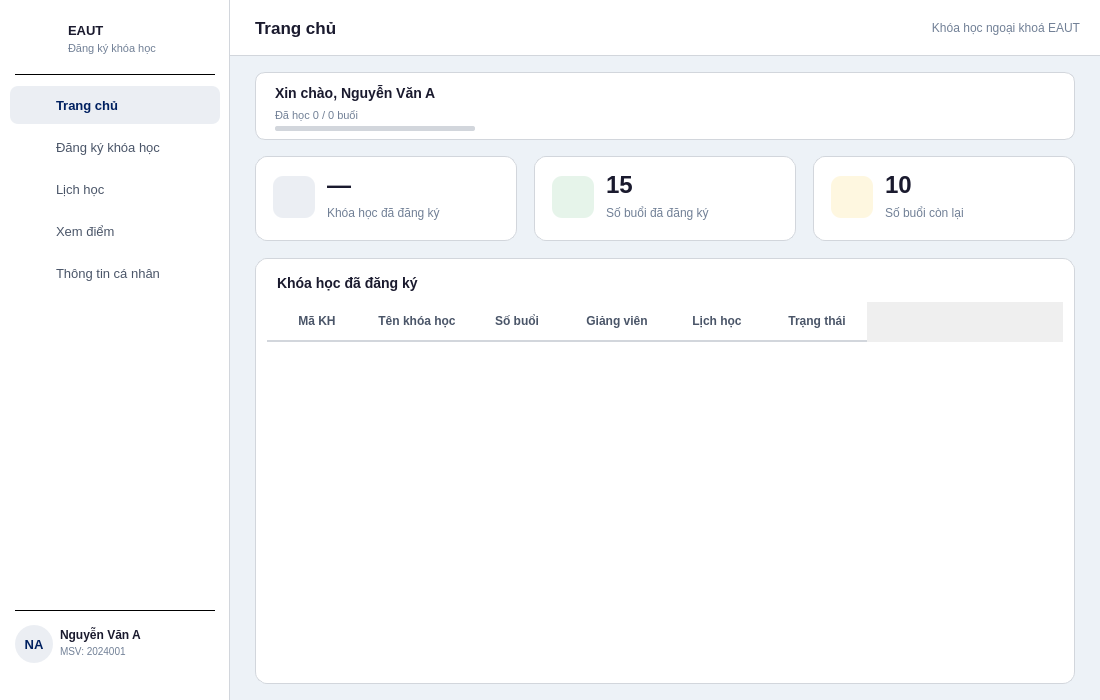
<?xml version="1.0" encoding="UTF-8"?>
<ui version="4.0">
 <class>DashboardStudent</class>
 <widget class="QWidget" name="DashboardStudent">
  <property name="geometry"><rect><x>0</x><y>0</y><width>1100</width><height>700</height></rect></property>
  <property name="minimumSize"><size><width>1100</width><height>700</height></size></property>
  <property name="windowTitle"><string>EAUT - Dashboard Học viên</string></property>
  <property name="styleSheet"><string notr="true">QWidget#DashboardStudent { background: #edf2f7; }</string></property>

  <!-- ===== SIDEBAR ===== -->
  <widget class="QFrame" name="sidebar">
   <property name="geometry"><rect><x>0</x><y>0</y><width>230</width><height>700</height></rect></property>
   <property name="styleSheet"><string notr="true">QFrame#sidebar { background: #ffffff; border-right: 1px solid #d2d6dc; }</string></property>
   <property name="frameShape"><enum>QFrame::NoFrame</enum></property>

   <!-- Logo + ten truong -->
   <widget class="QLabel" name="lblSidebarLogo">
    <property name="geometry"><rect><x>20</x><y>20</y><width>42</width><height>42</height></rect></property>
    <property name="styleSheet"><string notr="true">background: transparent;</string></property>
    <property name="text"><string/></property>
    <property name="scaledContents"><bool>true</bool></property>
   </widget>

   <widget class="QLabel" name="lblSidebarSchool">
    <property name="geometry"><rect><x>68</x><y>20</y><width>150</width><height>20</height></rect></property>
    <property name="styleSheet"><string notr="true">color: #1a1a2e; font-size: 13px; font-weight: bold; background: transparent;</string></property>
    <property name="text"><string>EAUT</string></property>
   </widget>
   <widget class="QLabel" name="lblSidebarSub">
    <property name="geometry"><rect><x>68</x><y>40</y><width>150</width><height>16</height></rect></property>
    <property name="styleSheet"><string notr="true">color: #718096; font-size: 11px; background: transparent;</string></property>
    <property name="text"><string>Đăng ký khóa học</string></property>
   </widget>

   <widget class="QFrame" name="sepTop">
    <property name="geometry"><rect><x>15</x><y>74</y><width>200</width><height>1</height></rect></property>
    <property name="styleSheet"><string notr="true">background: #d2d6dc;</string></property>
    <property name="frameShape"><enum>QFrame::HLine</enum></property>
   </widget>

   <!-- Menu -->
   <widget class="QPushButton" name="btnHome">
    <property name="geometry"><rect><x>10</x><y>86</y><width>210</width><height>38</height></rect></property>
    <property name="styleSheet"><string notr="true">QPushButton { background: rgba(0,32,96,0.08); color: #002060; border: none; border-radius: 8px; text-align: left; padding-left: 46px; font-size: 13px; font-weight: bold; }</string></property>
    <property name="text"><string>Trang chủ</string></property>
    <property name="cursor"><cursorShape>PointingHandCursor</cursorShape></property>
   </widget>
   <widget class="QLabel" name="iconHome">
    <property name="geometry"><rect><x>24</x><y>95</y><width>18</width><height>18</height></rect></property>
    <property name="styleSheet"><string notr="true">background: transparent;</string></property>
    <property name="text"><string/></property>
    <property name="scaledContents"><bool>true</bool></property>
   </widget>

   <widget class="QLabel" name="iconRegister">
    <property name="geometry"><rect><x>24</x><y>137</y><width>18</width><height>18</height></rect></property>
    <property name="styleSheet"><string notr="true">background: transparent;</string></property>
    <property name="text"><string/></property>
    <property name="scaledContents"><bool>true</bool></property>
   </widget>
   <widget class="QPushButton" name="btnRegister">
    <property name="geometry"><rect><x>10</x><y>128</y><width>210</width><height>38</height></rect></property>
    <property name="styleSheet"><string notr="true">QPushButton { background: transparent; color: #4a5568; border: none; border-radius: 8px; text-align: left; padding-left: 46px; font-size: 13px; } QPushButton:hover { background: #edf2f7; }</string></property>
    <property name="text"><string>Đăng ký khóa học</string></property>
    <property name="cursor"><cursorShape>PointingHandCursor</cursorShape></property>
   </widget>

   <widget class="QLabel" name="iconSchedule">
    <property name="geometry"><rect><x>24</x><y>179</y><width>18</width><height>18</height></rect></property>
    <property name="styleSheet"><string notr="true">background: transparent;</string></property>
    <property name="text"><string/></property>
    <property name="scaledContents"><bool>true</bool></property>
   </widget>
   <widget class="QPushButton" name="btnSchedule">
    <property name="geometry"><rect><x>10</x><y>170</y><width>210</width><height>38</height></rect></property>
    <property name="styleSheet"><string notr="true">QPushButton { background: transparent; color: #4a5568; border: none; border-radius: 8px; text-align: left; padding-left: 46px; font-size: 13px; } QPushButton:hover { background: #edf2f7; }</string></property>
    <property name="text"><string>Lịch học</string></property>
    <property name="cursor"><cursorShape>PointingHandCursor</cursorShape></property>
   </widget>

   <widget class="QLabel" name="iconGrades">
    <property name="geometry"><rect><x>24</x><y>221</y><width>18</width><height>18</height></rect></property>
    <property name="styleSheet"><string notr="true">background: transparent;</string></property>
    <property name="text"><string/></property>
    <property name="scaledContents"><bool>true</bool></property>
   </widget>
   <widget class="QPushButton" name="btnGrades">
    <property name="geometry"><rect><x>10</x><y>212</y><width>210</width><height>38</height></rect></property>
    <property name="styleSheet"><string notr="true">QPushButton { background: transparent; color: #4a5568; border: none; border-radius: 8px; text-align: left; padding-left: 46px; font-size: 13px; } QPushButton:hover { background: #edf2f7; }</string></property>
    <property name="text"><string>Xem điểm</string></property>
    <property name="cursor"><cursorShape>PointingHandCursor</cursorShape></property>
   </widget>

   <widget class="QLabel" name="iconProfile">
    <property name="geometry"><rect><x>24</x><y>263</y><width>18</width><height>18</height></rect></property>
    <property name="styleSheet"><string notr="true">background: transparent;</string></property>
    <property name="text"><string/></property>
    <property name="scaledContents"><bool>true</bool></property>
   </widget>
   <widget class="QPushButton" name="btnProfile">
    <property name="geometry"><rect><x>10</x><y>254</y><width>210</width><height>38</height></rect></property>
    <property name="styleSheet"><string notr="true">QPushButton { background: transparent; color: #4a5568; border: none; border-radius: 8px; text-align: left; padding-left: 46px; font-size: 13px; } QPushButton:hover { background: #edf2f7; }</string></property>
    <property name="text"><string>Thông tin cá nhân</string></property>
    <property name="cursor"><cursorShape>PointingHandCursor</cursorShape></property>
   </widget>

   <!-- User + logout duoi cung -->
   <widget class="QFrame" name="sepBottom">
    <property name="geometry"><rect><x>15</x><y>610</y><width>200</width><height>1</height></rect></property>
    <property name="styleSheet"><string notr="true">background: #d2d6dc;</string></property>
    <property name="frameShape"><enum>QFrame::HLine</enum></property>
   </widget>

   <widget class="QLabel" name="lblAvatar">
    <property name="geometry"><rect><x>15</x><y>625</y><width>38</width><height>38</height></rect></property>
    <property name="styleSheet"><string notr="true">background: rgba(0,32,96,0.08); border-radius: 19px; color: #002060; font-size: 13px; font-weight: bold;</string></property>
    <property name="text"><string>NA</string></property>
    <property name="alignment"><set>Qt::AlignCenter</set></property>
   </widget>
   <widget class="QLabel" name="lblStudentName">
    <property name="geometry"><rect><x>60</x><y>626</y><width>110</width><height>17</height></rect></property>
    <property name="styleSheet"><string notr="true">color: #1a1a2e; font-size: 12px; font-weight: bold; background: transparent;</string></property>
    <property name="text"><string>Nguyễn Văn A</string></property>
   </widget>
   <widget class="QLabel" name="lblStudentId">
    <property name="geometry"><rect><x>60</x><y>644</y><width>110</width><height>15</height></rect></property>
    <property name="styleSheet"><string notr="true">color: #718096; font-size: 10px; background: transparent;</string></property>
    <property name="text"><string>MSV: 2024001</string></property>
   </widget>

   <widget class="QLabel" name="iconLogout">
    <property name="geometry"><rect><x>191</x><y>635</y><width>18</width><height>18</height></rect></property>
    <property name="styleSheet"><string notr="true">background: transparent;</string></property>
    <property name="text"><string/></property>
    <property name="scaledContents"><bool>true</bool></property>
   </widget>
   <widget class="QPushButton" name="btnLogout">
    <property name="geometry"><rect><x>183</x><y>627</y><width>34</width><height>34</height></rect></property>
    <property name="styleSheet"><string notr="true">QPushButton { background: transparent; border: none; } QPushButton:hover { background: #fce8e6; border-radius: 8px; }</string></property>
    <property name="text"><string/></property>
    <property name="cursor"><cursorShape>PointingHandCursor</cursorShape></property>
    <property name="toolTip"><string>Đăng xuất</string></property>
   </widget>
  </widget>

  <!-- ===== CONTENT ===== -->
  <widget class="QFrame" name="contentArea">
   <property name="geometry"><rect><x>230</x><y>0</y><width>870</width><height>700</height></rect></property>
   <property name="styleSheet"><string notr="true">QFrame#contentArea { background: #edf2f7; border: none; }</string></property>
   <property name="frameShape"><enum>QFrame::NoFrame</enum></property>

   <!-- HEADER don gian -->
   <widget class="QFrame" name="headerBar">
    <property name="geometry"><rect><x>0</x><y>0</y><width>870</width><height>56</height></rect></property>
    <property name="styleSheet"><string notr="true">QFrame#headerBar { background: white; border-bottom: 1px solid #d2d6dc; }</string></property>
    <property name="frameShape"><enum>QFrame::NoFrame</enum></property>

    <widget class="QLabel" name="lblPageTitle">
     <property name="geometry"><rect><x>25</x><y>0</y><width>300</width><height>56</height></rect></property>
     <property name="styleSheet"><string notr="true">color: #1a1a2e; font-size: 17px; font-weight: bold; background: transparent;</string></property>
     <property name="text"><string>Trang chủ</string></property>
     <property name="alignment"><set>Qt::AlignLeft|Qt::AlignVCenter</set></property>
    </widget>

    <widget class="QLabel" name="lblSemester">
     <property name="geometry"><rect><x>500</x><y>0</y><width>350</width><height>56</height></rect></property>
     <property name="styleSheet"><string notr="true">color: #718096; font-size: 12px; background: transparent;</string></property>
     <property name="text"><string>Khóa học ngoại khoá EAUT</string></property>
     <property name="alignment"><set>Qt::AlignRight|Qt::AlignVCenter</set></property>
    </widget>
   </widget>

   <!-- WELCOME -->
   <widget class="QFrame" name="welcomeCard">
    <property name="geometry"><rect><x>25</x><y>72</y><width>820</width><height>68</height></rect></property>
    <property name="styleSheet">
     <string notr="true">QFrame#welcomeCard { background: white; border: 1px solid #d2d6dc; border-radius: 10px; }</string>
    </property>
    <property name="frameShape"><enum>QFrame::NoFrame</enum></property>

    <widget class="QLabel" name="lblWelcome">
     <property name="geometry"><rect><x>20</x><y>10</y><width>400</width><height>22</height></rect></property>
     <property name="styleSheet"><string notr="true">color: #1a1a2e; font-size: 14px; font-weight: bold; background: transparent;</string></property>
     <property name="text"><string>Xin chào, Nguyễn Văn A</string></property>
    </widget>

    <widget class="QLabel" name="lblProgressLabel">
     <property name="geometry"><rect><x>20</x><y>36</y><width>200</width><height>14</height></rect></property>
     <property name="styleSheet"><string notr="true">color: #718096; font-size: 11px; background: transparent;</string></property>
     <property name="text"><string>Đã học 0 / 0 buổi</string></property>
    </widget>

    <widget class="QProgressBar" name="progressCredits">
     <property name="geometry"><rect><x>20</x><y>54</y><width>200</width><height>5</height></rect></property>
     <property name="styleSheet">
      <string notr="true">
       QProgressBar { background: #d2d6dc; border: none; border-radius: 2px; }
       QProgressBar::chunk { background: #002060; border-radius: 2px; }
      </string>
     </property>
     <property name="value"><number>0</number></property>
     <property name="textVisible"><bool>false</bool></property>
    </widget>
   </widget>

   <!-- 3 STAT CARDS -->
   <widget class="QFrame" name="card1">
    <property name="geometry"><rect><x>25</x><y>156</y><width>262</width><height>85</height></rect></property>
    <property name="styleSheet"><string notr="true">QFrame#card1 { background: white; border: 1px solid #d2d6dc; border-radius: 12px; }</string></property>
    <property name="frameShape"><enum>QFrame::NoFrame</enum></property>

    <widget class="QLabel" name="iconStat1">
     <property name="geometry"><rect><x>18</x><y>20</y><width>42</width><height>42</height></rect></property>
     <property name="styleSheet"><string notr="true">background: rgba(0,32,96,0.08); border-radius: 10px;</string></property>
     <property name="text"><string/></property>
    </widget>
    <widget class="QLabel" name="iconStat1Img">
     <property name="geometry"><rect><x>27</x><y>29</y><width>24</width><height>24</height></rect></property>
     <property name="styleSheet"><string notr="true">background: transparent;</string></property>
     <property name="text"><string/></property>
     <property name="scaledContents"><bool>true</bool></property>
    </widget>
    <widget class="QLabel" name="lblStatCourses">
     <property name="geometry"><rect><x>72</x><y>14</y><width>170</width><height>30</height></rect></property>
     <property name="styleSheet"><string notr="true">color: #1a1a2e; font-size: 24px; font-weight: bold; background: transparent;</string></property>
     <property name="text"><string>—</string></property>
    </widget>
    <widget class="QLabel" name="lblStatCoursesLabel">
     <property name="geometry"><rect><x>72</x><y>48</y><width>170</width><height>18</height></rect></property>
     <property name="styleSheet"><string notr="true">color: #718096; font-size: 12px; background: transparent;</string></property>
     <property name="text"><string>Khóa học đã đăng ký</string></property>
    </widget>
   </widget>

   <widget class="QFrame" name="card2">
    <property name="geometry"><rect><x>304</x><y>156</y><width>262</width><height>85</height></rect></property>
    <property name="styleSheet"><string notr="true">QFrame#card2 { background: white; border: 1px solid #d2d6dc; border-radius: 12px; }</string></property>
    <property name="frameShape"><enum>QFrame::NoFrame</enum></property>

    <widget class="QLabel" name="iconStat2">
     <property name="geometry"><rect><x>18</x><y>20</y><width>42</width><height>42</height></rect></property>
     <property name="styleSheet"><string notr="true">background: #e6f4ea; border-radius: 10px;</string></property>
     <property name="text"><string/></property>
    </widget>
    <widget class="QLabel" name="iconStat2Img">
     <property name="geometry"><rect><x>27</x><y>29</y><width>24</width><height>24</height></rect></property>
     <property name="styleSheet"><string notr="true">background: transparent;</string></property>
     <property name="text"><string/></property>
     <property name="scaledContents"><bool>true</bool></property>
    </widget>
    <widget class="QLabel" name="lblStatCredits">
     <property name="geometry"><rect><x>72</x><y>14</y><width>170</width><height>30</height></rect></property>
     <property name="styleSheet"><string notr="true">color: #1a1a2e; font-size: 24px; font-weight: bold; background: transparent;</string></property>
     <property name="text"><string>15</string></property>
    </widget>
    <widget class="QLabel" name="lblStatCreditsLabel">
     <property name="geometry"><rect><x>72</x><y>48</y><width>170</width><height>18</height></rect></property>
     <property name="styleSheet"><string notr="true">color: #718096; font-size: 12px; background: transparent;</string></property>
     <property name="text"><string>Số buổi đã đăng ký</string></property>
    </widget>
   </widget>

   <widget class="QFrame" name="card3">
    <property name="geometry"><rect><x>583</x><y>156</y><width>262</width><height>85</height></rect></property>
    <property name="styleSheet"><string notr="true">QFrame#card3 { background: white; border: 1px solid #d2d6dc; border-radius: 12px; }</string></property>
    <property name="frameShape"><enum>QFrame::NoFrame</enum></property>

    <widget class="QLabel" name="iconStat3">
     <property name="geometry"><rect><x>18</x><y>20</y><width>42</width><height>42</height></rect></property>
     <property name="styleSheet"><string notr="true">background: #fef7e0; border-radius: 10px;</string></property>
     <property name="text"><string/></property>
    </widget>
    <widget class="QLabel" name="iconStat3Img">
     <property name="geometry"><rect><x>27</x><y>29</y><width>24</width><height>24</height></rect></property>
     <property name="styleSheet"><string notr="true">background: transparent;</string></property>
     <property name="text"><string/></property>
     <property name="scaledContents"><bool>true</bool></property>
    </widget>
    <widget class="QLabel" name="lblStatRemaining">
     <property name="geometry"><rect><x>72</x><y>14</y><width>170</width><height>30</height></rect></property>
     <property name="styleSheet"><string notr="true">color: #1a1a2e; font-size: 24px; font-weight: bold; background: transparent;</string></property>
     <property name="text"><string>10</string></property>
    </widget>
    <widget class="QLabel" name="lblStatRemainingLabel">
     <property name="geometry"><rect><x>72</x><y>48</y><width>170</width><height>18</height></rect></property>
     <property name="styleSheet"><string notr="true">color: #718096; font-size: 12px; background: transparent;</string></property>
     <property name="text"><string>Số buổi còn lại</string></property>
    </widget>
   </widget>

   <!-- BANG -->
   <widget class="QFrame" name="tableFrame">
    <property name="geometry"><rect><x>25</x><y>258</y><width>820</width><height>426</height></rect></property>
    <property name="styleSheet"><string notr="true">QFrame#tableFrame { background: white; border: 1px solid #d2d6dc; border-radius: 12px; }</string></property>
    <property name="frameShape"><enum>QFrame::NoFrame</enum></property>

    <widget class="QLabel" name="lblTableTitle">
     <property name="geometry"><rect><x>22</x><y>14</y><width>300</width><height>22</height></rect></property>
     <property name="styleSheet"><string notr="true">color: #1a1a2e; font-size: 14px; font-weight: bold; background: transparent;</string></property>
     <property name="text"><string>Khóa học đã đăng ký</string></property>
    </widget>

    <widget class="QTableWidget" name="tblCourses">
     <property name="geometry"><rect><x>12</x><y>44</y><width>796</width><height>370</height></rect></property>
     <property name="styleSheet">
      <string notr="true">
       QTableWidget { border: none; font-size: 12px; background: white; alternate-background-color: #f7fafc; selection-background-color: rgba(0,32,96,0.08); selection-color: #002060; }
       QTableWidget::item { padding: 10px 8px; border-bottom: 1px solid #edf2f7; }
       QHeaderView::section { background: white; color: #4a5568; font-weight: bold; padding: 10px 8px; border: none; border-bottom: 2px solid #d2d6dc; font-size: 12px; }
      </string>
     </property>
     <property name="alternatingRowColors"><bool>true</bool></property>
     <property name="selectionBehavior"><enum>QAbstractItemView::SelectRows</enum></property>
     <property name="editTriggers"><set>QAbstractItemView::NoEditTriggers</set></property>
     <property name="showGrid"><bool>false</bool></property>
     <property name="columnCount"><number>6</number></property>
     <column><property name="text"><string>Mã KH</string></property></column>
     <column><property name="text"><string>Tên khóa học</string></property></column>
     <column><property name="text"><string>Số buổi</string></property></column>
     <column><property name="text"><string>Giảng viên</string></property></column>
     <column><property name="text"><string>Lịch học</string></property></column>
     <column><property name="text"><string>Trạng thái</string></property></column>
    </widget>
   </widget>
  </widget>
 </widget>
 <resources/>
 <connections/>
</ui>
